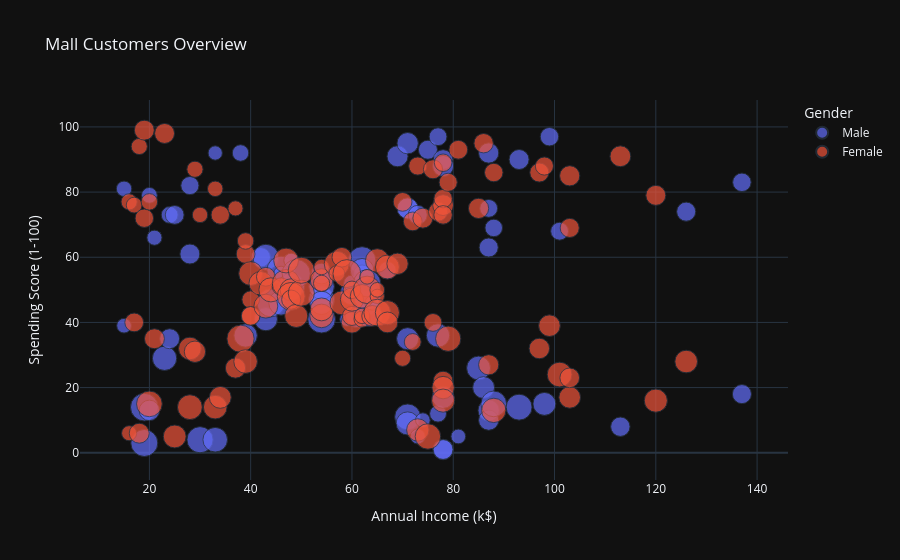

Here is the notebook cell this chart was saved with:
### Code cell
import plotly.express as px

fig = px.scatter(
    df,
    x="Annual Income (k$)",
    y="Spending Score (1-100)",
    color="Gender",
    size="Age",
    title="Mall Customers Overview",
    template="plotly_dark"
)

fig.show()

### Figure 1 — Plotly figure (JSON) as saved in the notebook; plotly's stock layout.template omitted (floating-point values rounded to 4 significant figures)
{"data": [{"hovertemplate": "Gender=Male<br>Annual Income (k$)=%{x}<br>Spending Score (1-100)=%{y}<br>Age=%{marker.size}<extra></extra>", "legendgroup": "Male", "marker": {"color": "#636efa", "size": [19, 21, 64, 67, 37, 22, 20, 52, 35, 25, 31, 29, 35, 60, 53, 18, 24, 48, 33, 59, 47, 69, 53, 70, 19, 63, 18, 19, 70, 59, 26, 40, 57, 38, 67, 48, 18, 48, 24, 48, 20, 67, 26, 49, 54, 68, 66, 65, 19, 27, 39, 43, 40, 59, 38, 47, 39, 20, 32, 19, 32, 25, 28, 48, 34, 43, 39, 37, 34, 19, 50, 42, 32, 40, 28, 36, 36, 58, 27, 59, 35, 46, 30, 28, 33, 32, 32, 30], "sizemode": "area", "sizeref": 0.175, "symbol": "circle"}, "mode": "markers", "name": "Male", "orientation": "v", "showlegend": true, "type": "scatter", "x": [15, 15, 19, 19, 20, 20, 21, 23, 24, 24, 25, 28, 28, 30, 33, 33, 38, 39, 42, 43, 43, 44, 46, 46, 46, 48, 48, 48, 49, 54, 54, 54, 54, 54, 54, 54, 59, 60, 60, 61, 61, 62, 62, 62, 63, 63, 63, 63, 64, 67, 69, 71, 71, 71, 71, 71, 71, 73, 73, 74, 75, 77, 77, 77, 78, 78, 78, 78, 78, 81, 85, 86, 87, 87, 87, 87, 87, 88, 88, 93, 93, 98, 99, 101, 113, 126, 137, 137], "xaxis": "x", "y": [39, 81, 3, 14, 13, 79, 66, 29, 35, 73, 73, 82, 61, 4, 4, 92, 92, 36, 60, 60, 41, 46, 46, 56, 55, 51, 59, 59, 55, 47, 54, 48, 51, 55, 41, 46, 41, 49, 52, 42, 49, 59, 55, 56, 46, 43, 48, 52, 46, 56, 91, 35, 95, 11, 75, 9, 75, 5, 73, 10, 93, 12, 97, 36, 90, 17, 88, 1, 1, 5, 26, 20, 63, 13, 75, 10, 92, 15, 69, 14, 90, 15, 97, 68, 8, 74, 18, 83], "yaxis": "y"}, {"hovertemplate": "Gender=Female<br>Annual Income (k$)=%{x}<br>Spending Score (1-100)=%{y}<br>Age=%{marker.size}<extra></extra>", "legendgroup": "Female", "marker": {"color": "#EF553B", "size": [20, 23, 31, 22, 35, 23, 30, 35, 58, 24, 35, 35, 46, 54, 45, 40, 23, 21, 49, 21, 42, 30, 36, 20, 65, 31, 49, 24, 50, 27, 29, 31, 49, 31, 50, 51, 27, 67, 54, 43, 68, 32, 47, 60, 60, 45, 23, 49, 46, 21, 55, 22, 34, 50, 68, 40, 32, 47, 27, 23, 49, 21, 66, 19, 38, 18, 19, 63, 49, 51, 50, 38, 40, 23, 31, 25, 31, 29, 44, 35, 57, 28, 32, 32, 34, 44, 38, 47, 27, 30, 30, 56, 29, 31, 36, 33, 36, 52, 30, 37, 32, 29, 41, 54, 41, 36, 34, 32, 38, 47, 35, 45], "sizemode": "area", "sizeref": 0.175, "symbol": "circle"}, "mode": "markers", "name": "Female", "orientation": "v", "showlegend": true, "type": "scatter", "x": [16, 16, 17, 17, 18, 18, 19, 19, 20, 20, 21, 23, 25, 28, 28, 29, 29, 30, 33, 33, 34, 34, 37, 37, 38, 39, 39, 39, 40, 40, 40, 40, 42, 43, 43, 44, 46, 47, 47, 48, 48, 48, 49, 50, 50, 54, 54, 54, 54, 54, 57, 57, 58, 58, 59, 60, 60, 60, 60, 62, 62, 62, 63, 63, 64, 65, 65, 65, 65, 67, 67, 67, 69, 70, 70, 72, 72, 73, 73, 74, 75, 76, 76, 77, 78, 78, 78, 78, 78, 78, 78, 79, 79, 81, 85, 86, 87, 88, 88, 97, 97, 98, 99, 101, 103, 103, 103, 103, 113, 120, 120, 126], "xaxis": "x", "y": [6, 77, 40, 76, 6, 94, 72, 99, 15, 77, 35, 98, 5, 14, 32, 31, 87, 73, 14, 81, 17, 73, 26, 75, 35, 61, 28, 65, 55, 47, 42, 42, 52, 54, 45, 50, 51, 52, 59, 50, 48, 47, 42, 49, 56, 53, 52, 42, 44, 57, 58, 55, 60, 46, 55, 40, 42, 47, 50, 41, 48, 42, 50, 54, 42, 48, 50, 43, 59, 43, 57, 40, 58, 29, 77, 34, 71, 88, 7, 72, 5, 40, 87, 74, 22, 20, 76, 16, 89, 78, 73, 35, 83, 93, 75, 95, 27, 13, 86, 32, 86, 88, 39, 24, 17, 85, 23, 69, 91, 16, 79, 28], "yaxis": "y"}], "layout": {"legend": {"itemsizing": "constant", "title": {"text": "Gender"}, "tracegroupgap": 0}, "title": {"text": "Mall Customers Overview"}, "xaxis": {"anchor": "y", "domain": [0, 1], "title": {"text": "Annual Income (k$)"}}, "yaxis": {"anchor": "x", "domain": [0, 1], "title": {"text": "Spending Score (1-100)"}}}}
